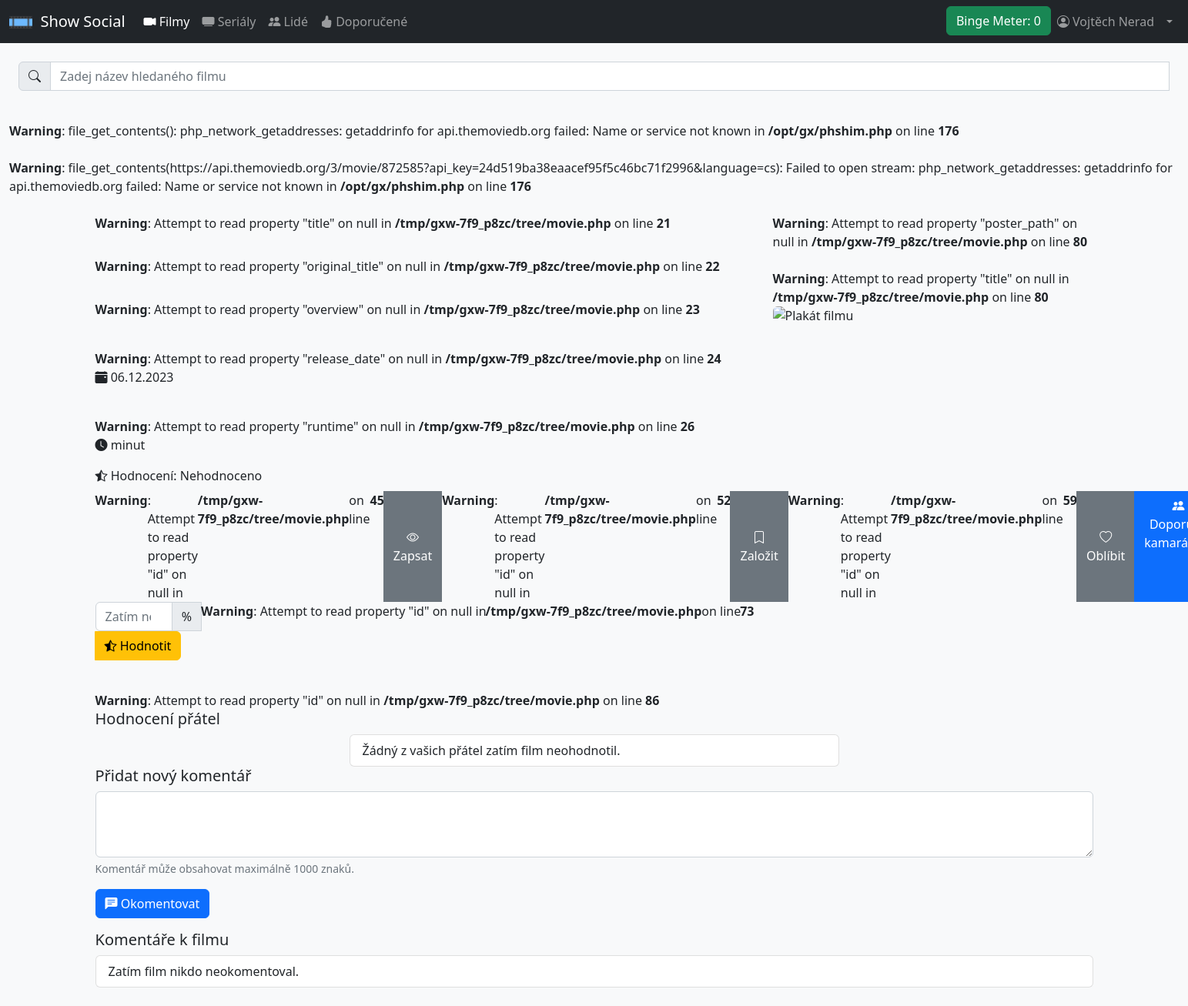
The page /movie.php?id=872585 (signed in) on the database as committed earlier.
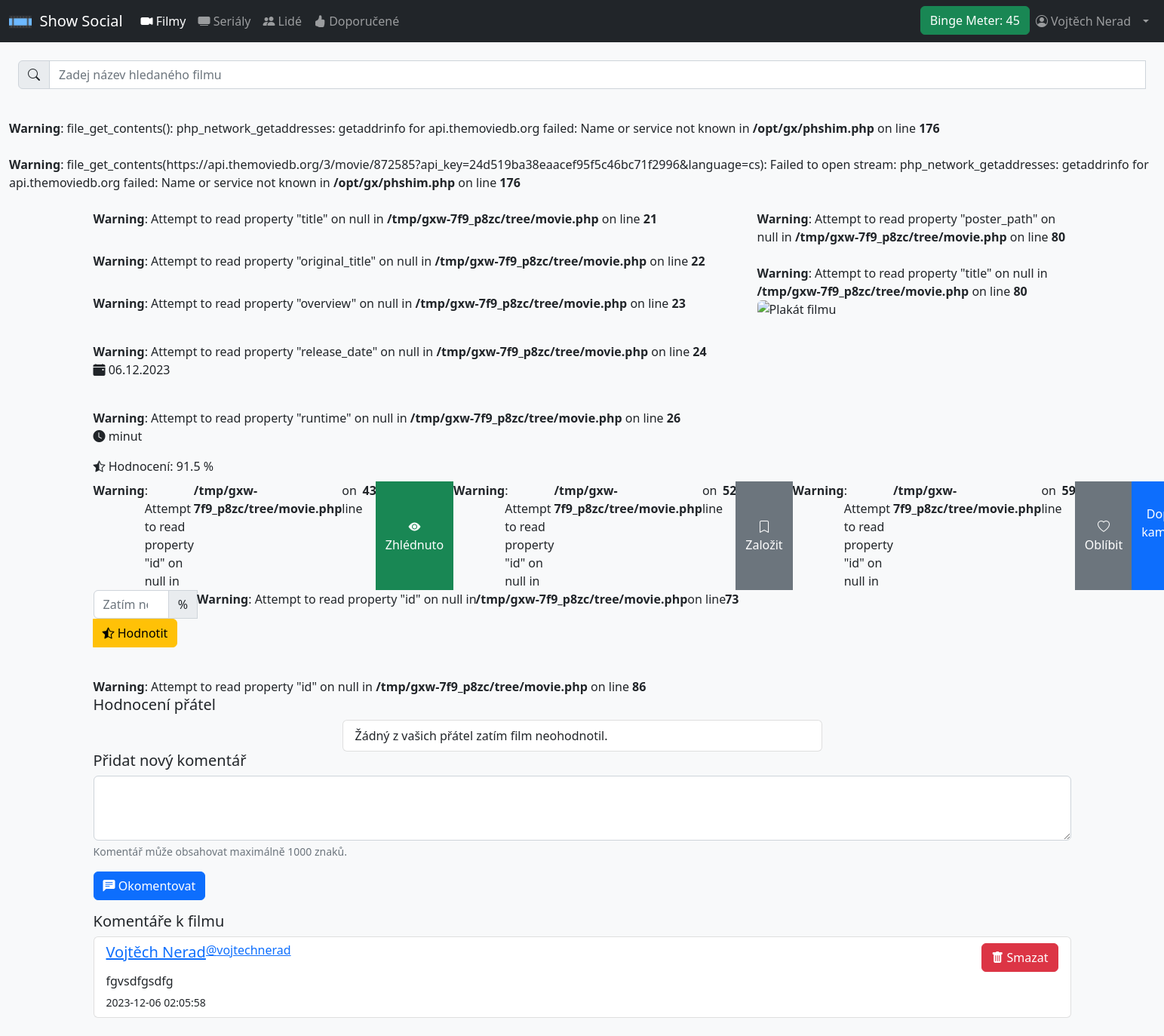
The same page on the database as committed later.
### tables this page shows
CREATE TABLE `movie_comments` (
  `comment_id` int(11) NOT NULL,
  `movie_id` int(11) NOT NULL,
  `user_id` int(11) NOT NULL,
  `comment` varchar(1000) NOT NULL,
  `timestamp` timestamp NOT NULL DEFAULT current_timestamp()
);

CREATE TABLE `users` (
  `id` int(11) NOT NULL,
  `user_name` varchar(30) NOT NULL,
  `first_name` varchar(30) NOT NULL,
  `last_name` varchar(30) NOT NULL,
  `email` varchar(50) NOT NULL,
  `password_hash` varchar(255) NOT NULL,
  `created_at` timestamp NOT NULL DEFAULT current_timestamp(),
  `watch_limit` smallint(6) NOT NULL,
  `public_profile` tinyint(1) NOT NULL,
  `moderator` tinyint(1) NOT NULL
);

### movie.php (the view, shortened to what the changed rows need)
<?php
require_once 'classes/Movie.php';
require_once $_SERVER['DOCUMENT_ROOT'].'/classes/User.class.php';
include 'includes/header.inc.php';
if (isset($_GET['id'])) {
    $movieId = $_GET['id'];
        if ($movieId > 0) {
            $movie = new Movie($movieId);
            $movieDetails = $movie->getDataFromTmdb();
            echo '<div class="container-sm">';
            echo '<div class="row">';
            echo '<div class="col-8">';
            $releaseDate = date_create($movieDetails->release_date);
            echo '<p><i class="bi bi-calendar-event-fill"></i> ' . date_format($releaseDate, 'd.m.Y') . '</p>';
            echo '<p><i class="bi bi-clock-fill"></i> ' . $movieDetails->runtime . ' minut</p>';
            $movieRating = $movie->getMovieRating($movieId);
            echo '<div class="mb-2">';
            echo '<span><i class="bi bi-star-half"></i> Hodnocení: </span>';
            echo '<span id="rating-text">' . $movieRating . '</span>';
            echo '</div>';
            if (isset($_SESSION['user_id'])) {
                echo '<div="row row-cols-2">';
                echo '<div class="btn-group" role="group" aria-label="Tlačítka filmy">';
                $user = new User($_SESSION['user_id']);
                $isSeenByUser = $user->hasUserSeenMovie($movieId);
                if ($isSeenByUser) {
                    echo '<button id="changeStatusBtn" class="btn btn-success" onclick="markMovieAsSeen(' . $movieDetails->id . ')"><i class="bi bi-eye-fill"></i> Zhlédnuto</button>';
                } else {
                    echo '<button id="changeStatusBtn" class="btn btn-secondary" onclick="markMovieAsSeen(' . $movieDetails->id . ')"><i class="bi bi-eye"></i> Zapsat</button>';
                }
                $isBookmarkedByUser = $user->hasUserBookmarkedMovie($movieId);
                if ($isBookmarkedByUser) {
                    echo '<button id="changeBookmarkStatusBtn" class="btn btn-primary" onclick="bookmarkMovie(' . $movieDetails->id . ')"><i class="bi bi-bookmark-fill"></i> Založeno</button>';
                } else {
                    echo '<button id="changeBookmarkStatusBtn" class="btn btn-secondary" onclick="bookmarkMovie(' . $movieDetails->id . ')"><i class="bi bi-bookmark"></i> Založit</button>';
                }
                $isUsersFavorite = $user->hasUserFavoriteMovie($movieId);
                if ($isUsersFavorite) {
                    echo '<button id="changeFavoriteStatusBtn" class="btn btn-danger" onclick="favoriteMovie(' . $movieDetails->id . ')"><i class="bi bi-heart-fill"></i> Oblíbené</button>';
                } else {
                    echo '<button id="changeFavoriteStatusBtn" class="btn btn-secondary" onclick="favoriteMovie(' . $movieDetails->id . ')"><i class="bi bi-heart"></i> Oblíbit</button>';
                }
                echo '<a href="movierecommendation.php?movieId=' . $movieId . '" class="btn btn-primary"><i class="bi bi-people-fill"></i> Doporučit kamarádovi</a>';
                echo '</div>';
                $rating = $user->movieRating($movieId);
                $ratingAttribute = $rating != null ? 'value="' . $rating['rating'] . '"' : '';
                echo '<div class="input-group mb-3">';
                echo '<input type="number" class="form-control" id="input-rate-movie" ' . $ratingAttribute . ' placeholder="Zatím nehodnoceno" min="0" step="1" max="100" pattern="[0-9]" aria-label="Recipients username" aria-describedby="button-addon2">';
                echo '<span class="input-group-text">%</span>';
                echo '<button class="btn btn-warning" type="button" id="button-rate-movie" onclick="rateMovie(' . $movieDetails->id . ')"><i class="bi bi-star-half"></i> Hodnotit</button>';
                echo '</div>';
            }
            echo '</div>';
            echo '<div class="col-4">';
            echo '<img src="https://www.themoviedb.org/t/p/w500' . $movieDetails->poster_path . '" class="rounded float-start img-fluid" alt="Plakát filmu ' . $movieDetails->title . '">';
            echo '</div>';
            echo '</div>';
            if (isset($user)) {
                $friendsRating = $user->getMovieRatingsOfFriends($movieDetails->id);
                echo '<h5>Hodnocení přátel</h5>';
                echo '<div class="row row-cols-2 justify-content-center">';
                echo '<div class="col">';
                echo '<div class="list-group">';
                if ($friendsRating) {
                    foreach ($friendsRating as $rating) {
                        echo '<a href="./user.php?id=' . $rating['friend_id'] . '" class="list-group-item list-group-item-action">';
                        echo '<div class="d-flex w-100 justify-content-between">';
                        echo '<p class="fw-bold">' . $rating['full_name'] . ' (@' . $rating['user_name']  . ')</p>';
                        $bookmarkedTime = date_create($rating['timestamp']);
                        echo '<small class="text-secondary">' . date_format($bookmarkedTime, 'd.m.Y H:i') . '</small>';
                        echo '<p class="fw-bold">' . $rating['rating'] . ' %</p>';
                        echo '</div>';
                        echo '</a>';
                    }
                } else {
                    echo '<div class="list-group-item">Žádný z vašich přátel zatím film neohodnotil.</div>';
                }
                echo '</div>';
                echo '</div>';
                echo '</div>';
            }
            if (isset($_SESSION['user_id'])) {
                echo '<h5>Přidat nový komentář</h5>';
                echo '<form class="mb-3" method="post" action="./includes/insert-comment.inc.php">';
                echo '
                    <div class="mb-3">
                        <textarea class="form-control" id="comment" name="comment" rows="3"></textarea>
                        <div id="passwordHelpBlock" class="form-text">
                            Komentář může obsahovat maximálně 1000 znaků.
                        </div>
                    </div>
                ';
                echo '<button type="submit" class="btn btn-primary"><i class="bi bi-chat-left-text-fill"></i> Okomentovat</button>';
                echo '</form>';
            }
            echo '<h5>Komentáře k filmu</h5>';
            $movieComments = $movie->getMovieComments();
            if ($movieComments) {
                if (isset($_SESSION['user_id'])) {
                    $userData = $user->getUserData();
                }
                echo '<div class="list-group mb-4">';
                foreach ($movieComments as $comment) {
                    echo '<div class="list-group-item">';
                    echo '<div class="d-flex w-100 justify-content-between">';
                    echo '<a href="./user.php?id=' . $comment['user_id'] . '" class="d-flex">';
                    echo '<h5 class="mb-1">' . $comment['full_name'] . '</h5>';
                    echo '<h6 class="mb-1">@' . $comment['user_name'] . '</h6>';
                    echo '</a>';
                    if (isset($_SESSION['user_id'])) {
                        if ($userData['id'] === $comment['user_id'] || $userData['moderator']) {
                            echo '
                                <form action="./includes/delete-comment.inc.php" method="post">
                                    <input type="hidden" id="type" name="type" value="movie" />
                                    <input type="hidden" id="medium_id" name="medium_id" value="' . $movieId . '" />
                                    <input type="hidden" id="comment_id" name="comment_id" value="' . $comment['comment_id'] . '" />
                                    <button type="submit" class="btn btn-danger"><i class="bi bi-trash-fill"></i> Smazat</button>
                                </form>
                            ';
                        }
                    }
                    echo '</div>';
                    echo '<p class="mb-1">' . htmlspecialchars($comment['comment']) . '</p>';
                    echo '<small>' . $comment['timestamp'] . '</small>';
                    echo '</div>';
                }
                echo '</div>';
            } else {
                echo '<div class="list-group mb-4">';
                echo '<div class="list-group-item">';
                echo 'Zatím film nikdo neokomentoval.';
                echo '</div>';
                echo '</div>';
            }
            echo '</div>';
            echo '</div>';
        } else {
        }
}
?>
<?php
    include 'includes/footer.inc.php';
?>

### includes/navbar.inc.php (shortened to what the changed rows need)
<?php
    require_once $_SERVER['DOCUMENT_ROOT'].'/classes/User.class.php';
    if (isset($_SESSION['user_id'])) {
        $userDataStatement = $db->prepare('
            SELECT watch_limit
            FROM users
            WHERE id = (:id)
            LIMIT 1;
        ');
        $userDataStatement->execute(array(':id' => $_SESSION['user_id']));
        $userData = $userDataStatement->fetch();
        $user = new User($_SESSION['user_id']);
    }
?>
<nav class="navbar sticky-top navbar-expand-lg navbar-dark bg-dark mb-4">
    <div class="container-fluid">
        <div class="collapse navbar-collapse" id="navbarSupportedContent">
            <ul class="navbar-nav ms-auto mb-2 mb-lg-0">
                <li class="nav-item">
                    <?php
                    if (isset($_SESSION['user_id'])) {
                        $watchtimeObject = $user->getWatchtimePerLastDay();
                        $seenMinutesInTotal = $watchtimeObject->watchtime;
                        $bingeMeterClass = ($seenMinutesInTotal > $userData['watch_limit']) ? 'btn-danger' : 'btn-success';
                        $seenPercentage = round((($seenMinutesInTotal/$userData['watch_limit']) * 100), 1);
                        if ($seenPercentage < 80) {
                            $bingeMeterClass = 'success';
                        } elseif ($seenPercentage < 100) {
                            $bingeMeterClass = 'warning';
                        } else {
                            $bingeMeterClass = 'danger';
                        }
                        echo '<a href="../bingemeter.php" id="binge-meter-button" class="btn btn-' . $bingeMeterClass . '">';
                        echo 'Binge Meter: ' . $seenPercentage;
                        echo '</a>';
                    }
                    ?>
                </li>
            </ul>
        </div>
    </div>
</nav>

Rows that differ between the two databases and show on the page:
added movie_comments: full_name "Vojtěch Nerad", user.user_name "vojtechnerad", comment "fgvsdfgsdfg", timestamp "2023-12-06 02:05:58"
Other text that changed with them:
$seenPercentage: "0" → "45"
$movieRating: "Nehodnoceno" → "91.5 %"
text no longer shown: "45 Zapsat Zatím film nikdo neokomentoval."
text now shown: "43 Zhlédnuto"
